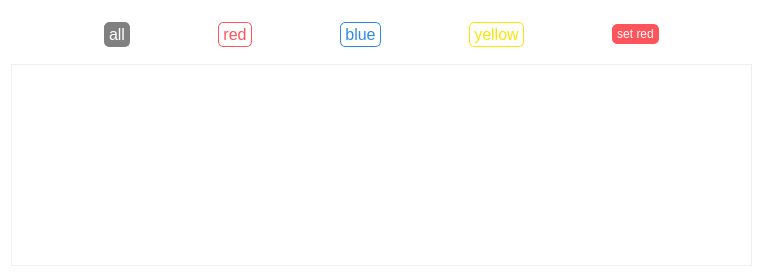
<?xml version="1.0" encoding="UTF-8"?>
<ui version="4.0">
 <class>MainWindow</class>
 <widget class="QMainWindow" name="MainWindow">
  <property name="geometry">
   <rect>
    <x>0</x>
    <y>0</y>
    <width>763</width>
    <height>277</height>
   </rect>
  </property>
  <property name="minimumSize">
   <size>
    <width>0</width>
    <height>0</height>
   </size>
  </property>
  <property name="windowTitle">
   <string>MainWindow</string>
  </property>
  <property name="styleSheet">
   <string notr="true"/>
  </property>
  <widget class="QWidget" name="centralWidget">
   <property name="styleSheet">
    <string notr="true">QWidget#centralWidget{
background-color: white;
}</string>
   </property>
   <layout class="QVBoxLayout" name="verticalLayout">
    <item>
     <widget class="QWidget" name="widget" native="true">
      <layout class="QHBoxLayout" name="horizontalLayout">
       <item>
        <spacer name="horizontalSpacer">
         <property name="orientation">
          <enum>Qt::Horizontal</enum>
         </property>
         <property name="sizeHint" stdset="0">
          <size>
           <width>40</width>
           <height>20</height>
          </size>
         </property>
        </spacer>
       </item>
       <item>
        <widget class="QPushButton" name="allBtn">
         <property name="font">
          <font>
           <pointsize>12</pointsize>
          </font>
         </property>
         <property name="styleSheet">
          <string notr="true">QPushButton#allBtn{
background:white;
border:1px solid gray;
border-radius:5px;
padding:2px 4px;
color:gray;
}

QPushButton#allBtn:checked{
background:gray;
color:white;
}</string>
         </property>
         <property name="text">
          <string>all</string>
         </property>
         <property name="checkable">
          <bool>true</bool>
         </property>
         <property name="checked">
          <bool>true</bool>
         </property>
        </widget>
       </item>
       <item>
        <spacer name="horizontalSpacer_3">
         <property name="orientation">
          <enum>Qt::Horizontal</enum>
         </property>
         <property name="sizeHint" stdset="0">
          <size>
           <width>40</width>
           <height>20</height>
          </size>
         </property>
        </spacer>
       </item>
       <item>
        <widget class="QPushButton" name="redBtn">
         <property name="font">
          <font>
           <pointsize>12</pointsize>
          </font>
         </property>
         <property name="styleSheet">
          <string notr="true">QPushButton#redBtn{
background:white;
border:1px solid rgb(255, 84, 92);
border-radius:5px;
padding:2px 4px;
color:rgb(255, 84, 92);
}

QPushButton#redBtn:checked{
background:rgb(255, 84, 92);
color:white;
}</string>
         </property>
         <property name="text">
          <string>red</string>
         </property>
         <property name="checkable">
          <bool>true</bool>
         </property>
         <property name="checked">
          <bool>false</bool>
         </property>
        </widget>
       </item>
       <item>
        <spacer name="horizontalSpacer_4">
         <property name="orientation">
          <enum>Qt::Horizontal</enum>
         </property>
         <property name="sizeHint" stdset="0">
          <size>
           <width>40</width>
           <height>20</height>
          </size>
         </property>
        </spacer>
       </item>
       <item>
        <widget class="QPushButton" name="blueBtn">
         <property name="font">
          <font>
           <pointsize>12</pointsize>
          </font>
         </property>
         <property name="styleSheet">
          <string notr="true">QPushButton#blueBtn{
background:white;
border:1px solid #3288E8;
border-radius:5px;
padding:2px 4px;
color:#3288E8;
}

QPushButton#blueBtn:checked{
background:#3288E8;
color:white;
}</string>
         </property>
         <property name="text">
          <string>blue</string>
         </property>
         <property name="checkable">
          <bool>true</bool>
         </property>
        </widget>
       </item>
       <item>
        <spacer name="horizontalSpacer_5">
         <property name="orientation">
          <enum>Qt::Horizontal</enum>
         </property>
         <property name="sizeHint" stdset="0">
          <size>
           <width>40</width>
           <height>20</height>
          </size>
         </property>
        </spacer>
       </item>
       <item>
        <widget class="QPushButton" name="yellowBtn">
         <property name="font">
          <font>
           <pointsize>12</pointsize>
          </font>
         </property>
         <property name="styleSheet">
          <string notr="true">QPushButton#yellowBtn{
background:white;
border:1px solid rgb(255, 226, 6);
border-radius:5px;
padding:2px 4px;
color:rgb(255, 226, 6);
}

QPushButton#yellowBtn:checked{
background:rgb(255, 226, 6);
color:white;
}</string>
         </property>
         <property name="text">
          <string>yellow</string>
         </property>
         <property name="checkable">
          <bool>true</bool>
         </property>
        </widget>
       </item>
       <item>
        <spacer name="horizontalSpacer_6">
         <property name="orientation">
          <enum>Qt::Horizontal</enum>
         </property>
         <property name="sizeHint" stdset="0">
          <size>
           <width>40</width>
           <height>20</height>
          </size>
         </property>
        </spacer>
       </item>
       <item>
        <widget class="QPushButton" name="setRedBtn">
         <property name="styleSheet">
          <string notr="true">QPushButton#setRedBtn{
border:1px solid rgb(255, 84, 92);
border-radius:5px;
padding:2px 4px;
background:rgb(255, 84, 92);
color:white;
}</string>
         </property>
         <property name="text">
          <string>set red</string>
         </property>
        </widget>
       </item>
       <item>
        <spacer name="horizontalSpacer_2">
         <property name="orientation">
          <enum>Qt::Horizontal</enum>
         </property>
         <property name="sizeHint" stdset="0">
          <size>
           <width>40</width>
           <height>20</height>
          </size>
         </property>
        </spacer>
       </item>
      </layout>
     </widget>
    </item>
    <item>
     <widget class="QListView" name="listView">
      <property name="styleSheet">
       <string notr="true">QListView {
   background-color: transparent;
	border:1px solid #EFEFEF;
}

</string>
      </property>
      <property name="verticalScrollBarPolicy">
       <enum>Qt::ScrollBarAsNeeded</enum>
      </property>
      <property name="horizontalScrollBarPolicy">
       <enum>Qt::ScrollBarAsNeeded</enum>
      </property>
      <property name="editTriggers">
       <set>QAbstractItemView::NoEditTriggers</set>
      </property>
      <property name="selectionMode">
       <enum>QAbstractItemView::MultiSelection</enum>
      </property>
     </widget>
    </item>
   </layout>
  </widget>
 </widget>
 <layoutdefault spacing="6" margin="11"/>
 <resources/>
 <connections/>
</ui>
